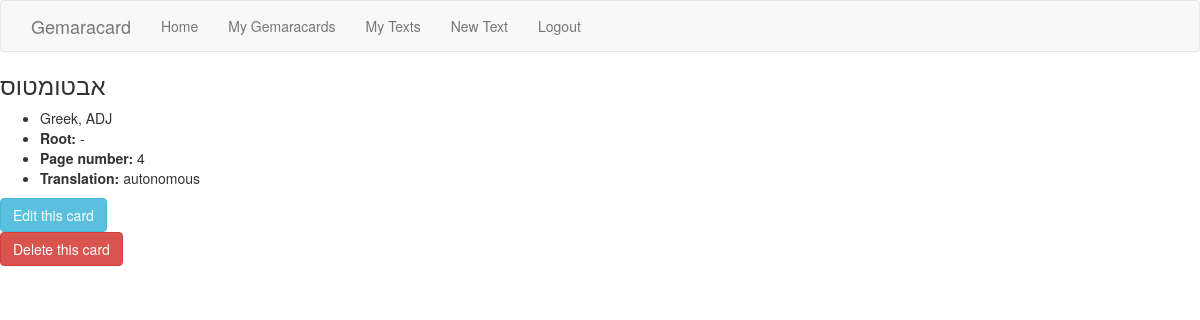
The app's page /flashcard/16/ (signed in) with its own data.
### flashcard/models.py (models this page shows, shortened)
class Flashcard(models.Model):
    vocab_term = models.CharField(max_length=200, blank=False)
    HEBREW = 'HEB'
    ARAMAIC = 'ARAM'
    LOANWORD = 'LW'
    LANGUAGE_CHOICES = (
        (HEBREW, 'Hebrew'),
        (ARAMAIC, 'Aramaic'),
        (LOANWORD, 'Loanword')
    )
    language = models.CharField(
        max_length=4,
        choices=LANGUAGE_CHOICES,
        default=HEBREW,
    )
    loanword_language = models.TextField(blank=True)
    VERB = 'VERB'
    NOUN = 'NOUN'
    ADJECTIVE = 'ADJ'
    PREPOSITION = 'PREP'
    ADVERB = 'ADV'
    OTHER = 'OTHER'
    POS_CHOICES = (
        (VERB, 'Verb'),
        (NOUN, 'Noun'),
        (ADJECTIVE, 'Adjective'),
        (PREPOSITION, 'Preposition'),
        (ADVERB, 'Adverb'),
        (OTHER, 'Other'),
    )
    part_of_speech = models.CharField(
        max_length=5,
        choices=POS_CHOICES,
        default=NOUN,
    )
    root = models.CharField(max_length=4, blank=True)
    page_number = models.IntegerField(blank=True, default=0)
    translation = models.TextField(blank=True)
    notes = models.TextField(blank=True)
    published_date = models.DateTimeField(auto_now=True)
    author = models.ForeignKey(User)
    def __str__(self):
        return self.vocab_term

### flashcard/views.py (the view)
# urls.py: url(r'^flashcard/(?P<pk>\d+)/$', flashcard_detail, name='flashcard_detail'),
@login_required
def flashcard_detail(request, pk):
    try:
        card = Flashcard.objects.get(pk=pk, author=request.user)
    except Flashcard.DoesNotExist:
        raise Http404
    context = {'card': card}
    return render(request, 'flashcard.html', context)

### flashcard/templates/flashcard.html (shortened to what this page needs)
{% extends "base.html" %}
{% block content %}
<div class="flashcard">
  <h3>{{ card }}</h3>
  <ul>
    {% if card.loanword_language %}
    <li>{{ card.loanword_language }}, {{ card.part_of_speech }}</li>
    {% else %}
    <li>{{ card.language }}, {{ card.part_of_speech }}</li>
    {% endif %}
    <li><strong>Root:</strong> {{ card.root }}</li>
    {% if card.page_number %}
      <li><strong>Page number:</strong> {{ card.page_number }}</li>
    {% endif %}
    <li><strong>Translation:</strong> {{ card.translation }}</li>
  </ul>
</div>
<div class="btn-div">
  <a class="btn btn-info" href="{% url 'edit' card.pk %}" role="button">Edit this card</a>
</div>
<div class="btn-div">
  <a class="btn btn-danger" href="{% url 'delete' card.pk %}" role="button">Delete this card</a>
</div>
{% endblock %}

### records on screen
Flashcard: vocab_term "אבטומטוס", loanword_language "Greek", part_of_speech "ADJ", root "-", page_number "4", translation "autonomous"
